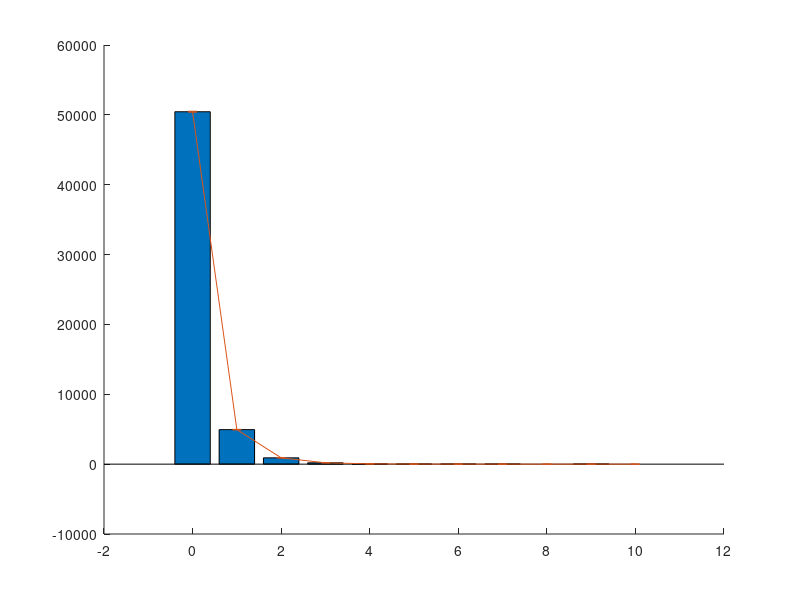

The MATLAB source for this figure: (Note: this script raises an error after producing the figure.)
%% Load data and process
load Total_mutation_data.mat

NumMutations_s = transpose(0:10);
NumGenesWithMutations_s = PerStrain(1:11,1);
NumGenesWithMutations_SD_s = PerStrain(1:11,2);
PercentGenesWithMutations_s = PerStrain(1:11,3);
PercentGenesWithMutations_SD_s = PerStrain(1:11,4);

%% Initial mutation frequency plot
figure(1)
clf
hold on

% Plot data
bar(NumMutations_s,NumGenesWithMutations_s)

% Error
plot_error = errorbar(NumMutations_s,NumGenesWithMutations_s,NumGenesWithMutations_SD_s);
plot_error.Color = [0,0,0];
plot_error.LineStyle = 'none';

% Aesthetic changes
title('Mutation frequency at generation 50,000')
xlabel('Number of muations')
ylabel('Number of genes')
xlim([-1,10])
ylim([0,60000])

hold off

%% Initial mutation frequency plot as percent of all genes
figure(2)
clf
hold on

TotalGenes = 12*4712;

% Plot data
bar(NumMutations_s,PercentGenesWithMutations_s)

% Error
plot_error = errorbar(NumMutations_s,PercentGenesWithMutations_s,PercentGenesWithMutations_SD_s);
plot_error.Color = [0,0,0];
plot_error.LineStyle = 'none';

% Aesthetic changes
title('Mutation frequency at generation 50,000')
xlabel('Number of muations')
ylabel('Percent of all genes')
xlim([-1,10])
ylim([0,60000/TotalGenes])

hold off

%% Lump the last set of mutations together
figure(3)
clf
hold on

% Process data
NumMutations_lumped = [NumMutations_s(1:end-5); NumMutations_s(end)];
PercentGenesWithMutations_lumped = [PercentGenesWithMutations_s(1:end-5); sum(PercentGenesWithMutations_s(end-5:end))];
PercentGenesWithMutations_SD_lumped = PercentGenesWithMutations_SD_s(1:end-4);

% Plot data
bar(NumMutations_lumped,PercentGenesWithMutations_lumped)

% Error
plot_error = errorbar(NumMutations_lumped,PercentGenesWithMutations_lumped,PercentGenesWithMutations_SD_lumped);
plot_error.Color = [0,0,0];
plot_error.LineStyle = 'none';

% Aesthetic changes
title('Mutation frequency at generation 50,000 lumped for >13')
xlabel('Number of muations')
ylabel('Percent of all genes')
xlim([-1,10])
ylim([0,60000/TotalGenes])

hold off

%% Fmincon fitting

lambda0 = 1;

F=@(x)poissfit(x,[NumMutations_s,PercentGenesWithMutations_s],PercentGenesWithMutations_SD_s.^2);

lambda_fmin = fmincon(F, lambda0);

%% Plot the Poisson fit versus measured data
figure(4)
clf
hold on
% Process data
Percent_Poisson = poisspdf(NumMutations_s,lambda_fmin);

% Plot data
plot(NumMutations_s,PercentGenesWithMutations_s,'ko',NumMutations_s, Percent_Poisson,'b-')

% Error
plot_error = errorbar(NumMutations_s,PercentGenesWithMutations_s,PercentGenesWithMutations_SD_s);
plot_error.Color = [0,0,0];
plot_error.LineStyle = 'none';

% Aesthetic changes
title('Mutation frequency at generation 50,000 fit to Poisson distribution')
xlabel('Number of muations')
ylabel('Percent of all genes')
legend('Measured frequency', 'Calculated frequency','Location','northeast')
xlim([0,10])
ylim([0,60000/TotalGenes])


hold off
%% Plot as bar

figure(5)
clf
hold on

% Plot data
bar(NumMutations_s,[PercentGenesWithMutations_s, Percent_Poisson])

% Error
plot_error = errorbar(NumMutations_s-0.14,PercentGenesWithMutations_s,PercentGenesWithMutations_SD_s);
plot_error.Color = [0,0,0];
plot_error.LineStyle = 'none';


% Aesthetic changes
title('Mutation frequency at generation 50,000')
xlabel('Number of muations')
ylabel('Percent of all genes')
legend('Measured frequency', 'Calculated frequency','Location','northwest')
xlim([-0.5,10])
ylim([0,60000/TotalGenes])

hold off

% Plot inset
NumMutations_inset = NumMutations_s(5:end);
PercentGenesWithMutations_inset = PercentGenesWithMutations_s(5:end);
Percent_Poisson_inset = Percent_Poisson(5:end);

axes('Position',[0.3, 0.3, 0.5, 0.5])
hold on

bar(NumMutations_inset,[PercentGenesWithMutations_inset,Percent_Poisson_inset])

plot_error = errorbar(NumMutations_inset-0.14,PercentGenesWithMutations_inset,PercentGenesWithMutations_SD_s(5:end));
plot_error.Color = [0,0,0];
plot_error.LineStyle = 'none';

hold off
%print -painters -depsc output.eps

%% Kolmogorov-Smirnov test

s1 = PercentGenesWithMutations_s;
s2 = Percent_Poisson;
[h,p] = kstest2(s1,s2);

%% Plot average number of mutations of any gene
figure(6)
clf
hold on
bar(Avg_Mutations_DataCopy(:,1),Avg_Mutations_DataCopy(:,2));
poiss = poisspdf(1:12,3);
%bar([1:12]/12,poiss)

hold off

inset = Avg_Mutations_DataCopy(21:end,1);
Percent_inset = Avg_Mutations_DataCopy(21:end,2);

axes('Position',[0.3, 0.3, 0.5, 0.5])
hold on

bar(inset,Percent_inset)

hold off



%% Score function
function score = poissfit(lambda, dataIn, variance)
    NumMutations = dataIn(:,1);
    fitted_data = poisspdf(NumMutations,lambda);
    score = (dataIn(:,2) - fitted_data).^2;
    score(variance == 0) = [];
    variance(variance == 0) = [];
    score = sum(score./variance);
end


